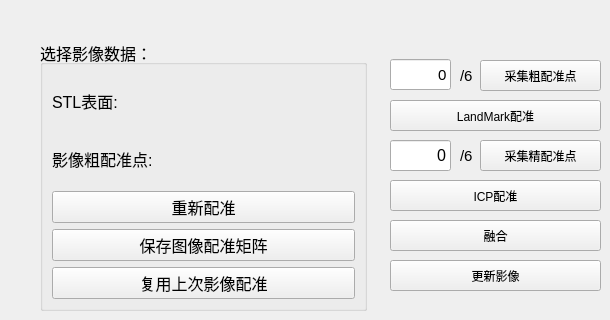
       <widget class="QWidget" name="tab_24">
        <attribute name="title">
         <string>影像配准</string>
        </attribute>
        <widget class="QGroupBox" name="groupBox_10">
         <property name="geometry">
          <rect>
           <x>40</x>
           <y>40</y>
           <width>327</width>
           <height>271</height>
          </rect>
         </property>
         <property name="font">
          <font>
           <pointsize>12</pointsize>
          </font>
         </property>
         <property name="title">
          <string>选择影像数据： </string>
         </property>
         <layout class="QGridLayout" name="gridLayout_13">
          <item row="1" column="0">
           <layout class="QHBoxLayout" name="horizontalLayout_16">
            <item>
             <widget class="QLabel" name="label_187">
              <property name="text">
               <string>影像粗配准点:  </string>
              </property>
             </widget>
            </item>
            <item>
             <widget class="QmitkSingleNodeSelectionWidget" name="mitkNodeSelectWidget_landmark_src_5" native="true"/>
            </item>
           </layout>
          </item>
          <item row="5" column="0">
           <widget class="QPushButton" name="pushButton_reuseImageMatrix">
            <property name="text">
             <string>复用上次影像配准</string>
            </property>
           </widget>
          </item>
          <item row="3" column="0">
           <widget class="QPushButton" name="pushButton_ResetImageConfiguration">
            <property name="text">
             <string>重新配准</string>
            </property>
           </widget>
          </item>
          <item row="4" column="0">
           <widget class="QPushButton" name="pushButton_saveImageMatrix">
            <property name="text">
             <string>保存图像配准矩阵</string>
            </property>
           </widget>
          </item>
          <item row="0" column="0">
           <layout class="QHBoxLayout" name="horizontalLayout_25">
            <item>
             <widget class="QLabel" name="label_188">
              <property name="text">
               <string>STL表面:  </string>
              </property>
             </widget>
            </item>
            <item>
             <widget class="QmitkSingleNodeSelectionWidget" name="mitkNodeSelectWidget_surface_regis_5" native="true"/>
            </item>
           </layout>
          </item>
         </layout>
        </widget>
        <widget class="QLineEdit" name="lineEdit_collectedLandmark">
         <property name="geometry">
          <rect>
           <x>390</x>
           <y>59</y>
           <width>61</width>
           <height>31</height>
          </rect>
         </property>
         <property name="font">
          <font>
           <pointsize>11</pointsize>
          </font>
         </property>
         <property name="layoutDirection">
          <enum>Qt::LeftToRight</enum>
         </property>
         <property name="text">
          <string>0</string>
         </property>
         <property name="alignment">
          <set>Qt::AlignRight|Qt::AlignTrailing|Qt::AlignVCenter</set>
         </property>
        </widget>
        <widget class="QPushButton" name="pushButton_collectLandmark_5">
         <property name="geometry">
          <rect>
           <x>480</x>
           <y>60</y>
           <width>121</width>
           <height>31</height>
          </rect>
         </property>
         <property name="text">
          <string>采集粗配准点</string>
         </property>
        </widget>
        <widget class="QPushButton" name="pushButton_collectICP_5">
         <property name="enabled">
          <bool>true</bool>
         </property>
         <property name="geometry">
          <rect>
           <x>480</x>
           <y>140</y>
           <width>121</width>
           <height>31</height>
          </rect>
         </property>
         <property name="text">
          <string>采集精配准点</string>
         </property>
        </widget>
        <widget class="QPushButton" name="pushButton_landmarkRegistration_5">
         <property name="geometry">
          <rect>
           <x>390</x>
           <y>100</y>
           <width>211</width>
           <height>31</height>
          </rect>
         </property>
         <property name="text">
          <string>LandMark配准</string>
         </property>
        </widget>
        <widget class="QPushButton" name="pushButton_ICPRegistration_5">
         <property name="geometry">
          <rect>
           <x>390</x>
           <y>180</y>
           <width>211</width>
           <height>31</height>
          </rect>
         </property>
         <property name="text">
          <string>ICP配准</string>
         </property>
        </widget>
        <widget class="QPushButton" name="pushButton_addICP_2">
         <property name="geometry">
          <rect>
           <x>390</x>
           <y>220</y>
           <width>211</width>
           <height>31</height>
          </rect>
         </property>
         <property name="text">
          <string>融合</string>
         </property>
        </widget>
        <widget class="QPushButton" name="pushButton_UpdateDeviation_5">
         <property name="geometry">
          <rect>
           <x>390</x>
           <y>260</y>
           <width>211</width>
           <height>31</height>
          </rect>
         </property>
         <property name="text">
          <string>更新影像</string>
         </property>
        </widget>
        <widget class="QLabel" name="label_189">
         <property name="geometry">
          <rect>
           <x>460</x>
           <y>60</y>
           <width>21</width>
           <height>31</height>
          </rect>
         </property>
         <property name="font">
          <font>
           <pointsize>11</pointsize>
          </font>
         </property>
         <property name="text">
          <string>/6</string>
         </property>
        </widget>
        <widget class="QLineEdit" name="lineEdit_collectedICP_2">
         <property name="geometry">
          <rect>
           <x>390</x>
           <y>140</y>
           <width>61</width>
           <height>31</height>
          </rect>
         </property>
         <property name="font">
          <font>
           <pointsize>12</pointsize>
          </font>
         </property>
         <property name="layoutDirection">
          <enum>Qt::LeftToRight</enum>
         </property>
         <property name="text">
          <string>0</string>
         </property>
         <property name="alignment">
          <set>Qt::AlignRight|Qt::AlignTrailing|Qt::AlignVCenter</set>
         </property>
        </widget>
        <widget class="QLabel" name="label_190">
         <property name="geometry">
          <rect>
           <x>460</x>
           <y>140</y>
           <width>21</width>
           <height>31</height>
          </rect>
         </property>
         <property name="font">
          <font>
           <pointsize>11</pointsize>
          </font>
         </property>
         <property name="text">
          <string>/6</string>
         </property>
        </widget>
       </widget>
